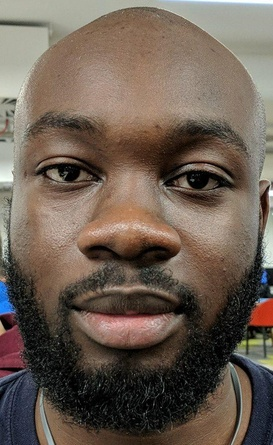
#> input picture face.jpg, 273 x 445 px, shrunk from 576 x 939 before the run
$ python sift_flann.py
#> lines starting #> are read from the running program, lines starting #| are printed output that depends on the picture
import cv2
import numpy as np
import matplotlib.pyplot as plt
import time

img1 = cv2.imread('face.jpg')
#> img1 is the input picture: shape (445, 273, 3); mean B, G, R 82.9, 94.3, 107.9
img2 = cv2.imread('face2.jpg')
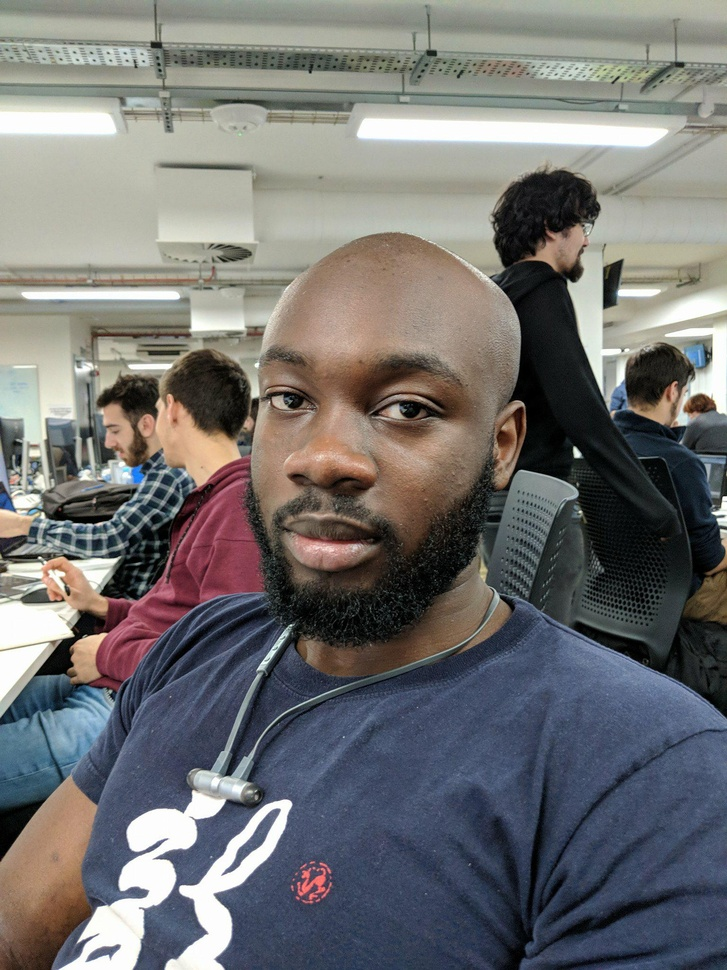
#> input picture face2.jpg, 727 x 970 px, shrunk from 1536 x 2048 before the run
#> img2 is the input picture: shape (970, 727, 3); mean B, G, R 112.8, 113.2, 113.9
gray1 = cv2.cvtColor(img1,cv2.COLOR_BGR2GRAY)
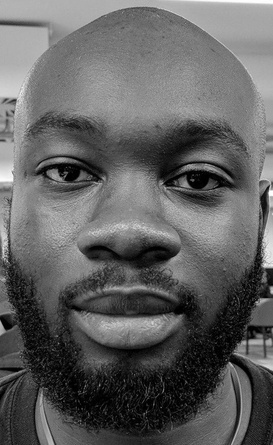
#> gray1: shape (445, 273); min 0, max 255, mean 97.1
gray2 = cv2.cvtColor(img2,cv2.COLOR_BGR2GRAY)
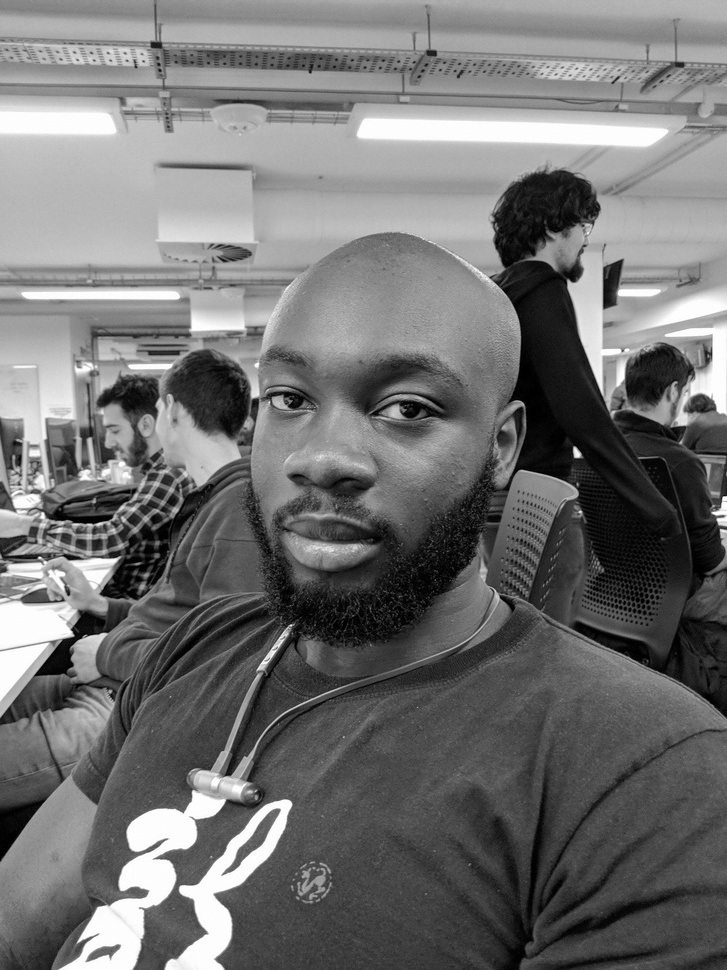
#> gray2: shape (970, 727); min 0, max 255, mean 113.3
sift = cv2.xfeatures2d.SIFT_create()
# sift = cv2.xfeatures2d.SIFT_create(contrastThreshold = 0.04, nOctaveLayers = 4)


time_before = time.time()
kp1, des1 = sift.detectAndCompute(gray1, None)
#> kp1 = 405 keypoints; strongest (x, y, size): (268, 188, 2), (264, 198, 6.2), (14, 101, 3.9), (265, 265, 3.9)
kp2, des2 = sift.detectAndCompute(gray2, None)
#> kp2 = 3228 keypoints; strongest (x, y, size): (40, 558, 1.9), (59, 658, 19.5), (86, 623, 17.1), (97, 571, 21.1)


time_after = time.time()

print('Time:', (time_after-time_before))

# FLANN parameters
FLANN_INDEX_KDTREE = 0
index_params = dict(algorithm = FLANN_INDEX_KDTREE, trees = 5)
search_params = dict(checks=50)   # or pass empty dictionary
flann = cv2.FlannBasedMatcher(index_params,search_params)

matches = flann.knnMatch(des1,des2,k=2)
#> matches = 405 matches

# Need to draw only good matches, so create a mask
matchesMask = [[0,0] for i in range(len(matches))]
#> matchesMask = 405 pairs, first value 0 to 0, second value 0 to 0

numOfMatches = 0
for i,(m,n) in enumerate(matches):
    if m.distance < 0.6*n.distance:
        matchesMask[i]=[1,0]
        numOfMatches+=1
#> after the loop, matchesMask = 405 pairs, first value 0 to 1, second value 0 to 0; numOfMatches = 7

print("Number of matches:", numOfMatches)
#| Number of matches: 7
print("Features found in img1:", len(kp1))
#| Features found in img1: 405
print("Features found in img2:", len(kp2))
#| Features found in img2: 3228

draw_params = dict(matchColor = (0,255,0),
                   singlePointColor = (255,0,0),
                   matchesMask = matchesMask,
                   flags = 0)
#> draw_params = 4 items

img3 = cv2.drawMatchesKnn(img1,kp1,img2,kp2,matches,None,**draw_params)
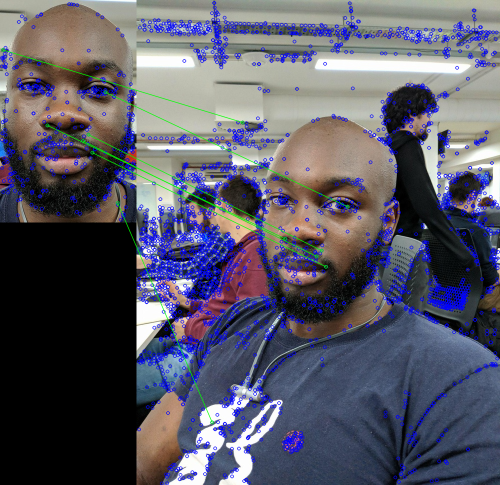
#> img3: shape (970, 1000, 3) (shown at 1/2 size); mean B, G, R 102.3, 88, 88.7

plt.axis('off')
plt.imshow(img3,),plt.show()
